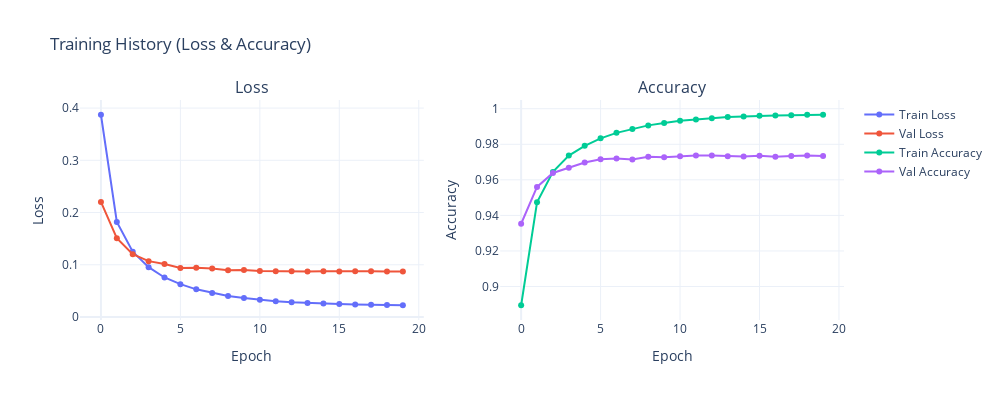

The cell this chart's notebook holds for it:
### Markdown cell above
Визуализируем полученные результаты

### Code cell
plot_training_process(
    kan_train_losses, kan_val_losses,
    kan_train_accuracies, kan_val_accuracies
)

### Figure 1 — Plotly figure (JSON) as saved in the notebook; plotly's stock layout.template omitted (floating-point values rounded to 4 significant figures)
{"data": [{"mode": "lines+markers", "name": "Train Loss", "type": "scatter", "xaxis": "x", "y": [0.3872, 0.182, 0.1251, 0.09542, 0.07564, 0.06292, 0.05294, 0.04581, 0.04012, 0.03622, 0.03294, 0.03034, 0.02839, 0.02687, 0.02564, 0.02469, 0.02393, 0.02332, 0.02284, 0.02248], "yaxis": "y"}, {"mode": "lines+markers", "name": "Val Loss", "type": "scatter", "xaxis": "x", "y": [0.2203, 0.1509, 0.1202, 0.1069, 0.1016, 0.09379, 0.09434, 0.09273, 0.08941, 0.08983, 0.08815, 0.08745, 0.08768, 0.08733, 0.08779, 0.08726, 0.08767, 0.08747, 0.08724, 0.08717], "yaxis": "y"}, {"mode": "lines+markers", "name": "Train Accuracy", "type": "scatter", "xaxis": "x2", "y": [0.8895, 0.9474, 0.9645, 0.9736, 0.9791, 0.9833, 0.9864, 0.9885, 0.9906, 0.992, 0.9932, 0.9939, 0.9946, 0.9954, 0.9956, 0.996, 0.9962, 0.9963, 0.9966, 0.9966], "yaxis": "y2"}, {"mode": "lines+markers", "name": "Val Accuracy", "type": "scatter", "xaxis": "x2", "y": [0.9353, 0.956, 0.9639, 0.9669, 0.9697, 0.9715, 0.972, 0.9714, 0.973, 0.9726, 0.9733, 0.9736, 0.9736, 0.9733, 0.9731, 0.9735, 0.9729, 0.9734, 0.9737, 0.9734], "yaxis": "y2"}], "layout": {"annotations": [{"font": {"size": 16}, "showarrow": false, "text": "Loss", "x": 0.225, "xanchor": "center", "xref": "paper", "y": 1, "yanchor": "bottom", "yref": "paper"}, {"font": {"size": 16}, "showarrow": false, "text": "Accuracy", "x": 0.775, "xanchor": "center", "xref": "paper", "y": 1, "yanchor": "bottom", "yref": "paper"}], "height": 400, "showlegend": true, "title": {"text": "Training History (Loss & Accuracy)"}, "width": 1000, "xaxis": {"anchor": "y", "domain": [0, 0.45], "title": {"text": "Epoch"}}, "xaxis2": {"anchor": "y2", "domain": [0.55, 1], "title": {"text": "Epoch"}}, "yaxis": {"anchor": "x", "domain": [0, 1], "title": {"text": "Loss"}}, "yaxis2": {"anchor": "x2", "domain": [0, 1], "title": {"text": "Accuracy"}}}}
